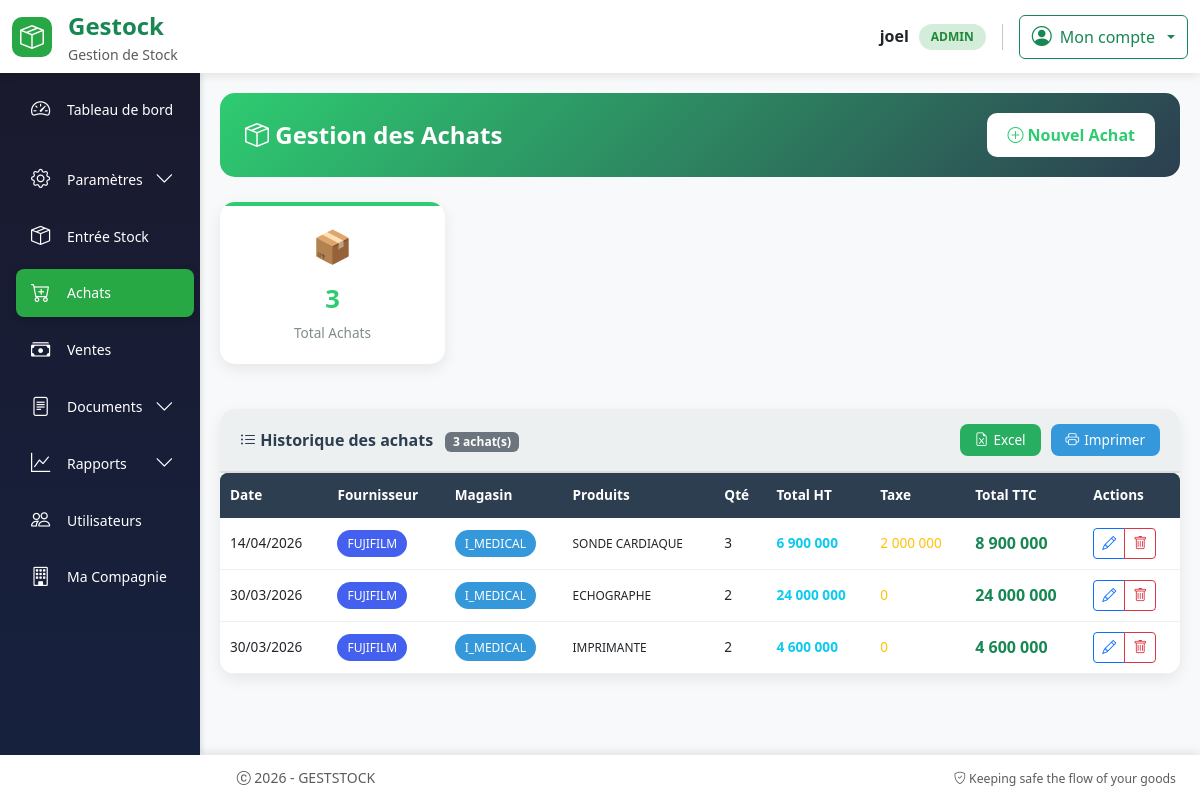
Page /achat/nouveau (signed in) on the earlier database version.
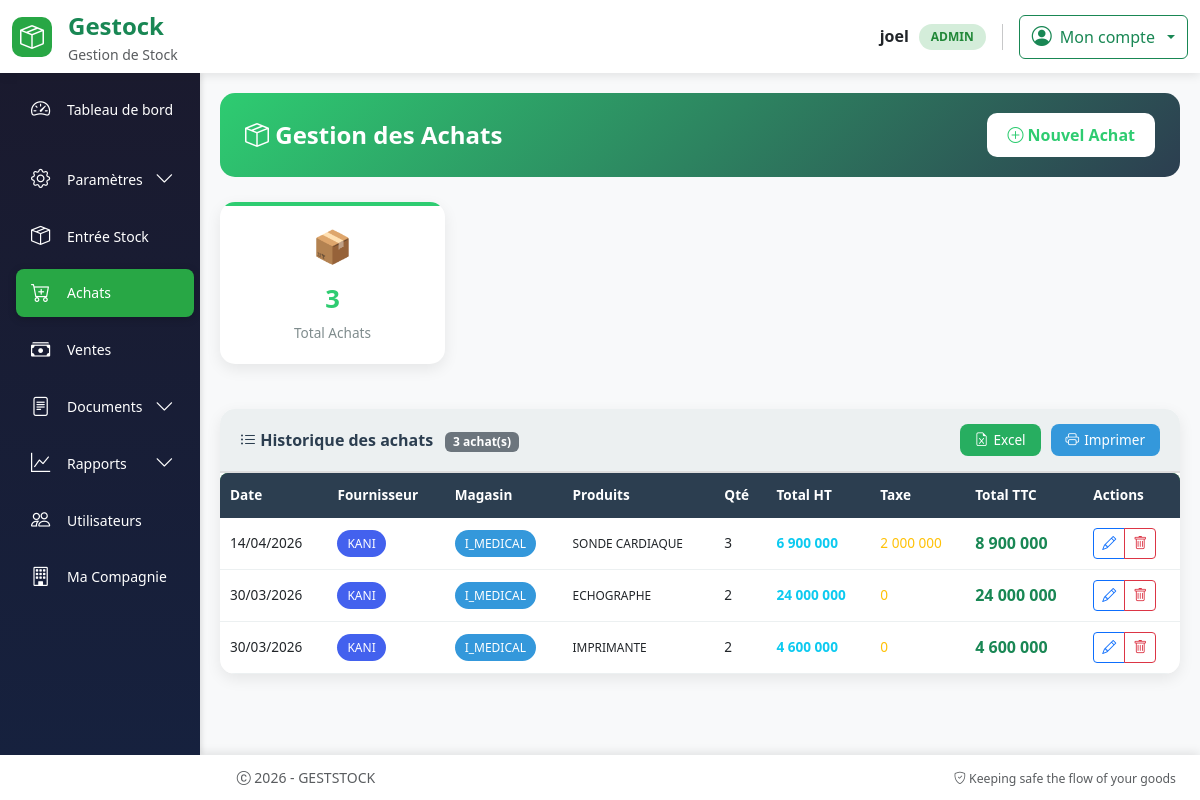
Same page on the later database version.
### models.py (models this page shows, shortened)
class User(UserMixin, db.Model):
  id = db.Column(db.Integer, primary_key=True)
  username = db.Column(db.String(64), index=True, nullable=False)
  email = db.Column(db.String(120), unique=True, nullable=False)
  password_hash = db.Column(db.String(256))
  role = db.Column(db.String(20), nullable=False, default='operateur')
  joined_at = db.Column(db.DateTime(), default = datetime.utcnow, index = True)
  must_change_password = db.Column(db.Boolean, default=False)
  __table_args__ = (
      db.UniqueConstraint('email', name='uq_user_email'),
  )

class Achat(db.Model):
    id = db.Column(db.Integer, primary_key=True)
    date_achat = db.Column(db.DateTime, default=datetime.utcnow)
    magasin_id = db.Column(db.Integer, db.ForeignKey("magasin.id"), nullable=False)
    taxe_douane = db.Column(db.Float, default=0)
    total_ht = db.Column(db.Float, default=0)
    total_ttc = db.Column(db.Float, default=0)
    magasin = db.relationship("Magasin")
    fournisseur_id = db.Column(
        db.Integer,
        db.ForeignKey("fournisseur.id", name="fk_achat_fournisseur_id"),
        nullable=False
    )
    fournisseur = db.relationship("Fournisseur", back_populates="achats")
    lignes = db.relationship(
        "LigneAchat",
        back_populates="achat",
        cascade="all, delete-orphan"
    )

class Fournisseur(db.Model):
    id = db.Column(db.Integer, primary_key=True)
    compagnie = db.Column(db.String(100), nullable=True)
    nom_fournisseur = db.Column(db.String(100), nullable=False)
    telephone = db.Column(db.String(30))
    adresse = db.Column(db.String(255))
    email = db.Column(db.String(100), nullable=True)
    achats = db.relationship(
        "Achat",
        back_populates="fournisseur",
        cascade="all, delete-orphan"
    )

class Magasin(db.Model):
    id = db.Column(db.Integer, primary_key=True)
    nom = db.Column(db.String(120), unique=True, nullable=False)
    stocks = db.relationship("Stock", backref="magasin", lazy=True)
    achats = db.relationship(
        "Achat",
        back_populates="magasin",
        cascade="all, delete-orphan"
    )

class LigneAchat(db.Model):
    id = db.Column(db.Integer, primary_key=True)
    achat_id = db.Column(db.Integer, db.ForeignKey("achat.id"), nullable=False)
    produit_id = db.Column(db.Integer, db.ForeignKey("produit.id"), nullable=False)
    stock_id = db.Column(db.Integer, db.ForeignKey("stock.id", name="fk_ligne_achat_stock_id"), nullable=True)
    quantite = db.Column(db.Integer, nullable=False)
    prix_unitaire = db.Column(db.Float, nullable=False)
    total_ligne = db.Column(db.Float, nullable=False)
    type_conditionnement = db.Column(
        db.Enum(
            TypeConditionnement,
            values_callable=lambda x: [e.value for e in x],
            name="typeconditionnement"
        ),
        nullable=False
    )
    stock = db.relationship("Stock", backref="ligne_achat")
    achat = db.relationship("Achat", back_populates="lignes")
    produit = db.relationship("Produit", back_populates="lignes_achat")

class Produit(db.Model):
    __tablename__ = "produit"
    id = db.Column(db.Integer, primary_key=True)
    nom_produit = db.Column(db.String(128), nullable=False, index=True)
    model = db.Column(db.String(128), index=True)
    marque = db.Column(db.String(128), index=True)
    code_produit = db.Column(db.String(256), unique=True, nullable=False)
    description = db.Column(db.Text)
    origine = db.Column(db.String(256))
    image = db.Column(db.String(255))
    stocks = db.relationship("Stock", backref="produit", lazy=True)
    lignes_bon_commande = db.relationship(
        "LigneBonCommande",
        back_populates="produit"
    )
    lignes_bon_livraison = db.relationship(
        "LigneBonLivraison",
        back_populates="produit"
    )
    lignes_achat = db.relationship(
        "LigneAchat",
        back_populates="produit",
        cascade="all, delete-orphan"
    )

### routes.py (the view)
@app.route("/achat/nouveau", methods=["GET"])
@login_required
def nouveau_achat():
    fournisseurs = Fournisseur.query.order_by(Fournisseur.nom_fournisseur).all()
    produits = Produit.query.order_by(Produit.nom_produit).all()
    magasins = Magasin.query.order_by(Magasin.nom).all()
    achats = Achat.query.order_by(Achat.date_achat.desc()).all()
    return render_template(
        "achat_form.html",
        fournisseurs=fournisseurs,
        produits=produits,
        magasins=magasins,
        achats=achats,
        now=datetime.now()
    )

### templates/achat_form.html (shortened to what this page needs)
{% extends "base.html" %}
{% block content %}
<div class="achats-container">
    <div class="achats-header">
        <h4>
            <i class="bi bi-box-seam"></i> Gestion des Achats
        </h4>
        <button class="btn-add" data-bs-toggle="modal" data-bs-target="#achatModal">
            <i class="bi bi-plus-circle"></i> Nouvel Achat
        </button>
    </div>
    {% if achats %}
    {% set total_achats = achats|length %}
    {% set total_ttc = achats|sum(attribute='total_ttc') %}
    {% set total_ht = achats|sum(attribute='total_ht') %}
    {% set total_taxe = achats|sum(attribute='taxe_douane') %}
    <div class="stats-grid">
        <div class="stat-card">
            <div class="stat-icon">📦</div>
            <div class="stat-value">{{ total_achats }}</div>
            <div class="stat-label">Total Achats</div>
        </div>
    </div>
    <div class="table-container">
        <div class="table-header">
            <div class="table-title">
                <i class="bi bi-list-ul"></i> Historique des achats
                <span class="badge bg-secondary ms-2">{{ total_achats }} achat(s)</span>
            </div>
            <div class="export-buttons">
                <button onclick="exportToExcel()" class="btn-sm-custom btn-excel">
                    <i class="bi bi-file-earmark-excel"></i> Excel
                </button>
                <button onclick="window.print()" class="btn-sm-custom btn-print">
                    <i class="bi bi-printer"></i> Imprimer
                </button>
            </div>
        </div>
        <div class="table-wrapper">
            <table class="table-custom" id="achatsTable">
                <thead>
                    <tr>
                        <th>Date</th>
                        <th>Fournisseur</th>
                        <th>Magasin</th>
                        <th>Produits</th>
                        <th>Qté</th>
                        <th>Total HT</th>
                        <th>Taxe</th>
                        <th>Total TTC</th>
                        <th>Actions</th>
                    </tr>
                </thead>
                <tbody>
                    {% for achat in achats %}
                    <tr>
                        <td>{{ achat.date_achat.strftime('%d/%m/%Y') }}</td>
                        <td>
                            <span class="badge-fournisseur">
                                  {{ achat.fournisseur.nom_fournisseur }}
                            </span>
                        </td>
                        <td>
                            <span class="badge-magasin">
                                {{ achat.magasin.nom }}
                            </span>
                        </td>
                        <td>
                            {% for ligne in achat.lignes %}
                            <div><small>{{ ligne.produit.nom_produit }}</small></div>
                            {% endfor %}
                        </td>
                        <td>
                            {% for ligne in achat.lignes %}
                            <div>{{ ligne.quantite }}</div>
                            {% endfor %}
                        </td>
                        <td class="text-info fw-bold">{{ achat.total_ht|money }}</td>
                        <td class="text-warning">{{ achat.taxe_douane|money }}</td>
                        <td class="text-success fw-bold fs-6">{{ achat.total_ttc|money }}</td>
                        <td>
                            <div class="btn-group btn-group-sm" role="group">
                                <a href="{{ url_for('modifier_achat', id=achat.id) }}"
                                   class="btn btn-outline-primary" title="Modifier">
                                    <i class="bi bi-pencil"></i>
                                </a>
                                <button type="button"
                                        class="btn btn-outline-danger"
                                        title="Supprimer"
                                        onclick="confirmerSuppression({{ achat.id }})">
                                    <i class="bi bi-trash"></i>
                                </button>
                            </div>
                        </td>
                    </tr>
                    {% endfor %}
                </tbody>
            </table>
        </div>
    </div>
    {% endif %}
</div>
{% endblock %}

### templates/base.html (shortened to what this page needs)
<!DOCTYPE html>
<html lang="fr">
<head>
    <link rel="stylesheet" href="{{ url_for('static', filename='css/bootstrap.min.css') }}">
    <link rel="stylesheet" href="https://cdn.jsdelivr.net/npm/bootstrap-icons@1.11.3/font/bootstrap-icons.css">
    <link rel="stylesheet" href="{{ url_for('static', filename='style/styles.css') }}">
</head>
<body>
    <header class="app-header">
        <div class="container-fluid py-2">
            <div class="row align-items-center">
                <div class="col-6 col-md-3">
                    <div class="d-flex align-items-center gap-3">
                        <div class="brand-logo">
                            <i class="bi bi-box-seam fs-4"></i>
                        </div>
                        <div>
                            <span class="fs-4 fw-bold text-success">Gestock</span>
                            <small class="text-muted d-none d-md-block">Gestion de Stock</small>
                        </div>
                    </div>
                </div>
                <div class="col-6 col-md-9">
                    <div class="d-flex justify-content-end align-items-center gap-3">
                        {% if current_user.is_authenticated %}
                            <div class="d-none d-md-flex align-items-center gap-3">
                                <div class="text-end">
                                    <div class="fw-semibold">{{ current_user.username }}</div>
                                    <span class="user-badge">{{ current_user.role|upper }}</span>
                                </div>
                            </div>
                            <div class="dropdown">
                                <button class="btn btn-outline-success dropdown-toggle d-flex align-items-center gap-2" type="button" data-bs-toggle="dropdown">
                                    <i class="bi bi-person-circle fs-5"></i>
                                    <span class="d-none d-md-inline">Mon compte</span>
                                </button>
                            </div>
                        {% endif %}
                    </div>
                </div>
            </div>
        </div>
    </header>
    <main class="app-main">
        <div class="container-fluid h-100 p-0">
            <div class="row h-100 g-0">
                {% if current_user.is_authenticated %}
                    <div class="col-md-3 col-lg-2 d-none d-md-block p-0" style="height: 100%;">
                        <div class="app-sidebar" style="height: 100%;">
                            {% include 'partials/sidebar.html' %}
                        </div>
                    </div>
                    {% set content_col = "col-md-9 col-lg-10" %}
                {% else %}
                    {% set content_col = "col-12" %}
                {% endif %}
                <div class="{{ content_col }} p-0" style="height: 100%;">
                    <div class="app-content">
                        {% block content %}{% endblock %}
                    </div>
                </div>
            </div>
        </div>
    </main>
    <footer class="app-footer">
        <div class="container-fluid">
            <div class="row align-items-center">
                <div class="col-md-6">
                    <p class="mb-0 text-muted">
                        <i class="bi bi-c-circle"></i> 2026 - GESTSTOCK
                    </p>
                </div>
                <div class="col-md-6 text-md-end">
                    <small class="text-muted">
                        <i class="bi bi-shield-check"></i> Keeping safe the flow of your goods
                    </small>
                </div>
            </div>
        </div>
    </footer>
</body>
</html>

### templates/partials/sidebar.html (shortened to what this page needs)
<ul class="nav flex-column p-2">
    {% if current_user.role == 'admin' %}
    <li class="nav-item-custom {% if is_active('dashboard') %}active{% endif %}">
        <a class="nav-link-custom" href="{{ url_for('dashboard') }}">
            <i class="bi bi-speedometer2"></i>
            <span>Tableau de bord</span>
        </a>
    </li>
    {% endif %}
    {% if has_role('superadmin', 'admin', 'operateur', 'finance') %}
        <li class="nav-item-custom">
            <a class="nav-link-custom" data-bs-toggle="collapse" href="#paramMenu" role="button" aria-expanded="false">
                <i class="bi bi-gear"></i>
                <span>Paramètres</span>
                <i class="bi bi-chevron-down collapse-icon"></i>
            </a>
        </li>
    {% endif %}
    {% if has_role('admin', 'superadmin', 'operateur') %}
        <li class="nav-item-custom {% if is_active('etat_stock') %}active{% endif %}">
            <a class="nav-link-custom" href="{{ url_for('etat_stock') }}">
                <i class="bi bi-box-seam"></i>
                <span>Entrée Stock</span>
            </a>
        </li>
        <li class="nav-item-custom {% if is_active('nouveau_achat') %}active{% endif %}">
            <a class="nav-link-custom" href="{{ url_for('nouveau_achat') }}">
                <i class="bi bi-cart-plus"></i>
                <span>Achats</span>
            </a>
        </li>
    {% endif %}
    {% if has_role('admin', 'superadmin', 'finance') %}
        <li class="nav-item-custom {% if is_active('nouvelle_vente') %}active{% endif %}">
            <a class="nav-link-custom" href="{{ url_for('nouvelle_vente') }}">
                <i class="bi bi-cash-stack"></i>
                <span>Ventes</span>
            </a>
        </li>
    {% endif %}
    <li class="nav-item-custom">
        <a class="nav-link-custom" data-bs-toggle="collapse" href="#documentsMenu" role="button" aria-expanded="false">
            <i class="bi bi-file-text"></i>
            <span>Documents</span>
            <i class="bi bi-chevron-down collapse-icon"></i>
        </a>
    </li>
    {% if has_role('admin', 'superadmin', 'finance') %}
        <li class="nav-item-custom">
            <a class="nav-link-custom" data-bs-toggle="collapse" href="#rapportsMenu" role="button" aria-expanded="false">
                <i class="bi bi-graph-up"></i>
                <span>Rapports</span>
                <i class="bi bi-chevron-down collapse-icon"></i>
            </a>
        </li>
    {% endif %}
    {% if has_role('admin', 'superadmin') %}
        <li class="nav-item-custom {% if is_active('user') %}active{% endif %}">
            <a class="nav-link-custom" href="{{ url_for('user') }}">
                <i class="bi bi-people"></i>
                <span>Utilisateurs</span>
            </a>
        </li>
    {% endif %}
    {% if has_role('admin', 'superadmin', 'finance', 'operateur') %}
        <li class="nav-item-custom {% if is_active('compagnie') %}active{% endif %}">
            <a class="nav-link-custom" href="{{ url_for('compagnie') }}">
                <i class="bi bi-building"></i>
                <span>Ma Compagnie</span>
            </a>
        </li>
    {% endif %}
</ul>

Differences in the rows shown:
changed through a linked row, Achat (number 1 of 3 on the later page): fournisseur.nom_fournisseur "FUJIFILM" → "KANI"
changed through a linked row, Achat (number 2 of 3 on the later page): fournisseur.nom_fournisseur "FUJIFILM" → "KANI"
changed through a linked row, Achat (number 3 of 3 on the later page): fournisseur.nom_fournisseur "FUJIFILM" → "KANI"
